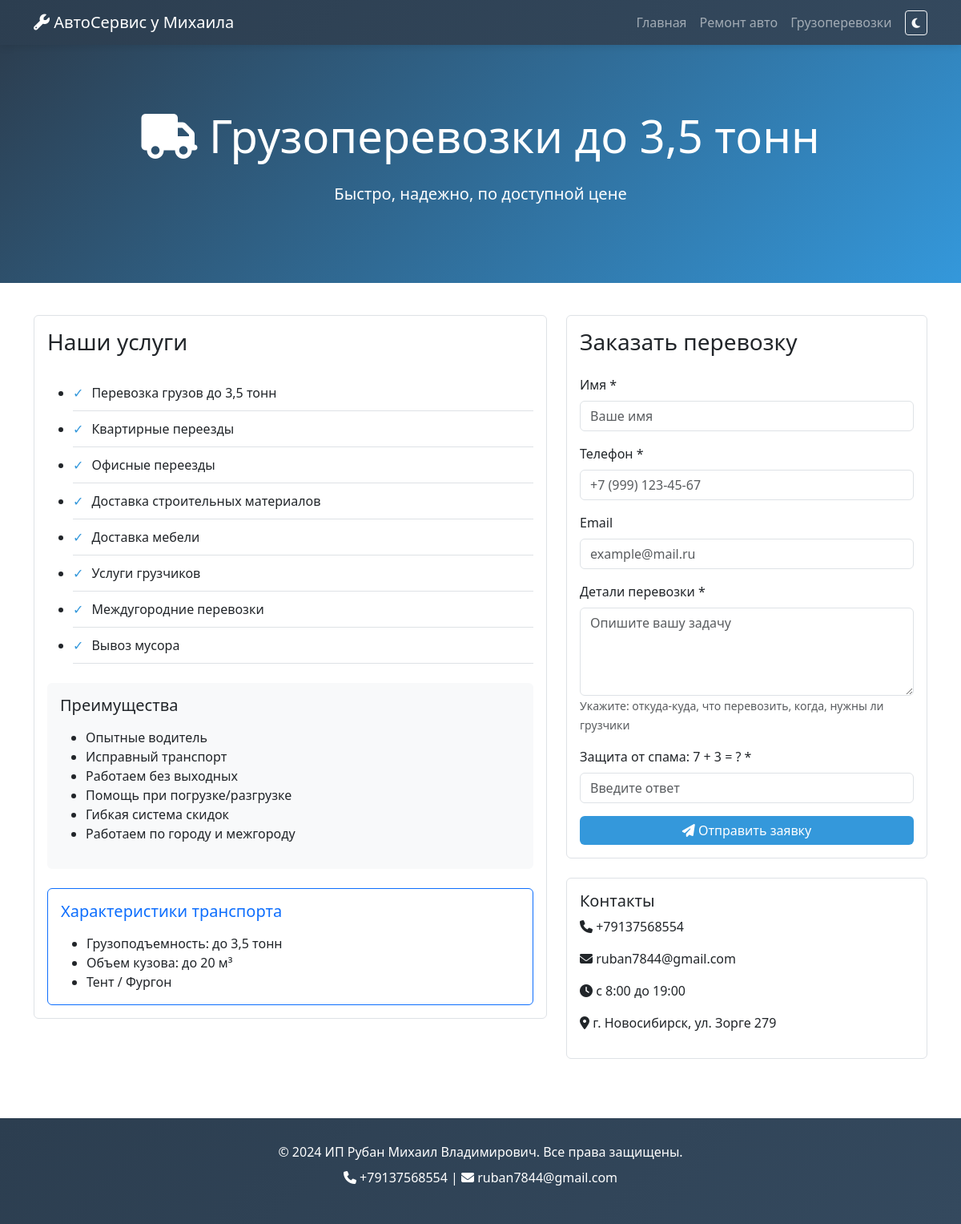
The page /cargo-transport/ on the database its author committed.
### services/models.py (models this page shows, shortened)
class ContactInfo(models.Model):
    phone = models.CharField(max_length=20, verbose_name='Телефон')
    email = models.EmailField(verbose_name='Email')
    address = models.CharField(max_length=200, verbose_name='Адрес', blank=True)
    work_hours = models.CharField(max_length=100, verbose_name='Часы работы')
    class Meta:
        verbose_name = 'Контактная информация'
        verbose_name_plural = 'Контактная информация'

### services/views.py (the view)
# urls.py: path('cargo-transport/', views.cargo_transport, name='cargo_transport'),
def cargo_transport(request):
    contact = ContactInfo.objects.first()
    services_list = [
        'Перевозка грузов до 3,5 тонн',
        'Квартирные переезды',
        'Офисные переезды',
        'Доставка строительных материалов',
        'Доставка мебели',
        'Услуги грузчиков',
        'Междугородние перевозки',
        'Вывоз мусора',
    ]
    if request.method == 'POST':
        form = ServiceRequestForm(request.POST)
        user_answer = request.POST.get('captcha', '').strip()
        correct_answer = str(request.session.get('captcha_answer', ''))
        if user_answer != correct_answer:
            messages.error(request, 'Неверный ответ на проверку. Попробуйте еще раз.')
        elif form.is_valid():
            service_request = form.save(commit=False)
            service_request.service_type = 'cargo'
            service_request.save()
            messages.success(request, 'Ваша заявка успешно отправлена! Мы свяжемся с вами в ближайшее время.')
            return redirect('cargo_transport')
    else:
        form = ServiceRequestForm(initial={'service_type': 'cargo'})
    captcha_question = get_captcha(request)
    return render(request, 'services/cargo_transport.html', {
        'contact': contact,
        'form': form,
        'services': services_list,
        'captcha_question': captcha_question
    })

### services/forms.py
class ServiceRequestForm(forms.ModelForm):
    class Meta:
        model = ServiceRequest
        fields = ['service_type', 'name', 'phone', 'email', 'message']
        widgets = {
            'name': forms.TextInput(attrs={
                'class': 'form-control',
                'placeholder': 'Ваше имя'
            }),
            'phone': forms.TextInput(attrs={
                'class': 'form-control',
                'placeholder': '+7 (999) 123-45-67'
            }),
            'email': forms.EmailInput(attrs={
                'class': 'form-control',
                'placeholder': 'example@mail.ru'
            }),
            'message': forms.Textarea(attrs={
                'class': 'form-control',
                'placeholder': 'Опишите вашу задачу',
                'rows': 4
            }),
            'service_type': forms.Select(attrs={
                'class': 'form-control'
            })
        }

### services/views.py (called while the page is built)
def get_captcha(request):
    a = random.randint(2, 9)
    b = random.randint(1, 9)
    request.session['captcha_answer'] = a + b
    return f"{a} + {b}"

### services/templates/services/cargo_transport.html (shortened to what this page needs)
{% extends 'services/base.html' %}
{% block content %}
<div class="hero">
    <div class="container text-center">
        <h1 class="display-4 mb-4">
            <i class="fas fa-truck"></i> Грузоперевозки до 3,5 тонн
        </h1>
        <p class="lead">Быстро, надежно, по доступной цене</p>
    </div>
</div>
<div class="container">
    <div class="row">
        <div class="col-lg-7 mb-4">
            <div class="card">
                <div class="card-body">
                    <h3 class="card-title mb-4">Наши услуги</h3>
                    <ul class="service-list">
                        {% for service in services %}
                            <li>{{ service }}</li>
                        {% endfor %}
                    </ul>
                    <div class="mt-4 p-3 bg-light rounded">
                        <h5>Преимущества</h5>
                        <ul class="mt-3">
                            <li>Опытные водитель</li>
                            <li>Исправный транспорт</li>
                            <li>Работаем без выходных</li>
                            <li>Помощь при погрузке/разгрузке</li>
                            <li>Гибкая система скидок</li>
                            <li>Работаем по городу и межгороду</li>
                        </ul>
                    </div>
                    <div class="mt-4 p-3 border border-primary rounded">
                        <h5 class="text-primary">Характеристики транспорта</h5>
                        <ul class="mt-3 mb-0">
                            <li>Грузоподъемность: до 3,5 тонн</li>
                            <li>Объем кузова: до 20 м³</li>
                            <li>Тент / Фургон</li>
                        </ul>
                    </div>
                </div>
            </div>
        </div>
        <div class="col-lg-5 mb-4">
            <div class="card">
                <div class="card-body">
                    <h3 class="card-title mb-4">Заказать перевозку</h3>
                    <form method="post">
                        <div class="mb-3">
                            <label class="form-label">Имя *</label>
                            {{ form.name }}
                        </div>
                        <div class="mb-3">
                            <label class="form-label">Телефон *</label>
                            {{ form.phone }}
                        </div>
                        <div class="mb-3">
                            <label class="form-label">Email</label>
                            {{ form.email }}
                        </div>
                        <div class="mb-3">
                            <label class="form-label">Детали перевозки *</label>
                            {{ form.message }}
                            <small class="form-text text-muted">
                                Укажите: откуда-куда, что перевозить, когда, нужны ли грузчики
                            </small>
                        </div>
                        <div class="mb-3">
                            <label class="form-label">Защита от спама: {{ captcha_question }} = ? *</label>
                            <input type="number" name="captcha" class="form-control" placeholder="Введите ответ" required>
                        </div>
                        <button type="submit" class="btn btn-primary w-100">
                            <i class="fas fa-paper-plane"></i> Отправить заявку
                        </button>
                    </form>
                </div>
            </div>
            {% if contact %}
            <div class="card mt-4">
                <div class="card-body">
                    <h5 class="card-title">Контакты</h5>
                    <p><i class="fas fa-phone"></i> {{ contact.phone }}</p>
                    <p><i class="fas fa-envelope"></i> {{ contact.email }}</p>
                    <p><i class="fas fa-clock"></i> {{ contact.work_hours }}</p>
                    {% if contact.address %}
                    <p><i class="fas fa-map-marker-alt"></i> {{ contact.address }}</p>
                    {% endif %}
                </div>
            </div>
            {% endif %}
        </div>
    </div>
</div>
{% endblock %}

### services/templates/services/base.html (shortened to what this page needs)
<!DOCTYPE html>
<html lang="ru">
<head>
    <link href="https://cdn.jsdelivr.net/npm/bootstrap@5.3.0/dist/css/bootstrap.min.css" rel="stylesheet">
    <link rel="stylesheet" href="https://cdnjs.cloudflare.com/ajax/libs/font-awesome/6.4.0/css/all.min.css">
</head>
</body>
</html>
<body>
    <nav class="navbar navbar-expand-lg navbar-dark">
        <div class="container">
            <a class="navbar-brand" href="{% url 'home' %}">
                <i class="fas fa-wrench"></i> АвтоСервис у Михаила
            </a>
            <div class="collapse navbar-collapse" id="navbarNav">
                <ul class="navbar-nav ms-auto align-items-center">
                        <li class="nav-item"><a class="nav-link" href="{% url 'home' %}">Главная</a></li>
                        <li class="nav-item"><a class="nav-link" href="{% url 'auto_repair' %}">Ремонт авто</a></li>
                        <li class="nav-item"><a class="nav-link" href="{% url 'cargo_transport' %}">Грузоперевозки</a></li>
                        <li class="nav-item ms-2">
                        <button id="theme-toggle" class="btn btn-outline-light btn-sm" title="Сменить тему">
                        </button>
                    </li>
                </ul>
            </div>
        </div>
    </nav>
    {% block content %}{% endblock %}
    <footer>
        <div class="container text-center">
            <p class="mb-0">&copy; 2024 ИП Рубан Михаил Владимирович. Все права защищены.</p>
            {% if contact %}
                <p class="mt-2">
                    <i class="fas fa-phone"></i> {{ contact.phone }} |
                    <i class="fas fa-envelope"></i> {{ contact.email }}
                </p>
            {% endif %}
        </div>
    </footer>
</body>
</html>

### services/templates/services/base.html (style rules this page uses)
:root { --primary-color: #2c3e50; --accent-color: #3498db; --bg-color: #ffffff; --text-color: #212529; --card-bg: #ffffff; --muted-bg: #f8f9fa; --border-color: #dee2e6; --navbar-bg: linear-gradient(135deg, #2c3e50 0%, #34495e 100%); --hero-bg: linear-gradient(135deg, #2c3e50 0%, #3498db 100%); }
body { background-color: var(--bg-color); color: var(--text-color); transition: background-color 0.3s, color 0.3s; font-family: 'Segoe UI', Tahoma, Geneva, Verdana, sans-serif; }
.navbar { background: var(--navbar-bg) !important; box-shadow: 0 2px 10px rgba(0,0,0,0.1); }
.hero { background: var(--hero-bg); color: white; padding: 80px 0; margin-bottom: 40px; }
.card, .service-card { background-color: var(--card-bg); color: var(--text-color); border: 1px solid var(--border-color); transition: transform 0.3s; }
.contact-info, .bg-light { background-color: var(--muted-bg) !important; color: var(--text-color); }
footer { background: var(--navbar-bg); color: white; padding: 30px 0; margin-top: 50px; }
.service-list li { border-bottom: 1px solid var(--border-color); padding: 10px 0; }
.service-list li:before { content: "✓"; color: var(--accent-color); margin-right: 10px; }
.form-control { background-color: var(--card-bg); color: var(--text-color); border-color: var(--border-color); }
.btn-primary { background-color: var(--accent-color); border: none; }

### rows shown on the page
ContactInfo: phone "+79137568554", email "ruban7844@gmail.com", work_hours "с 8:00 до 19:00", address "г. Новосибирск, ул. Зорге 279"

### other values the page prints
{{ service }} "Перевозка грузов до 3,5 тонн" "Квартирные переезды" "Офисные переезды" "Доставка строительных материалов" "Доставка мебели" "Услуги грузчиков" "Междугородние перевозки" "Вывоз мусора"
{{ captcha_question }} "7 + 3"
